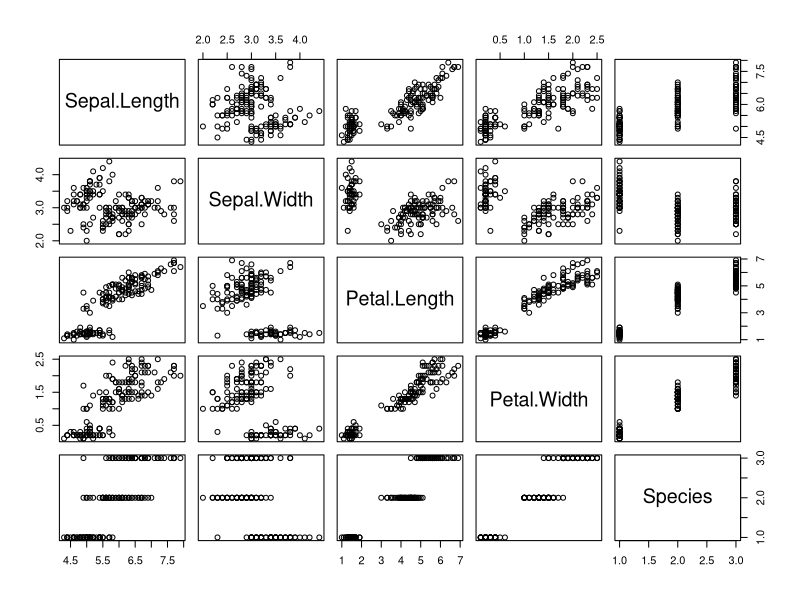
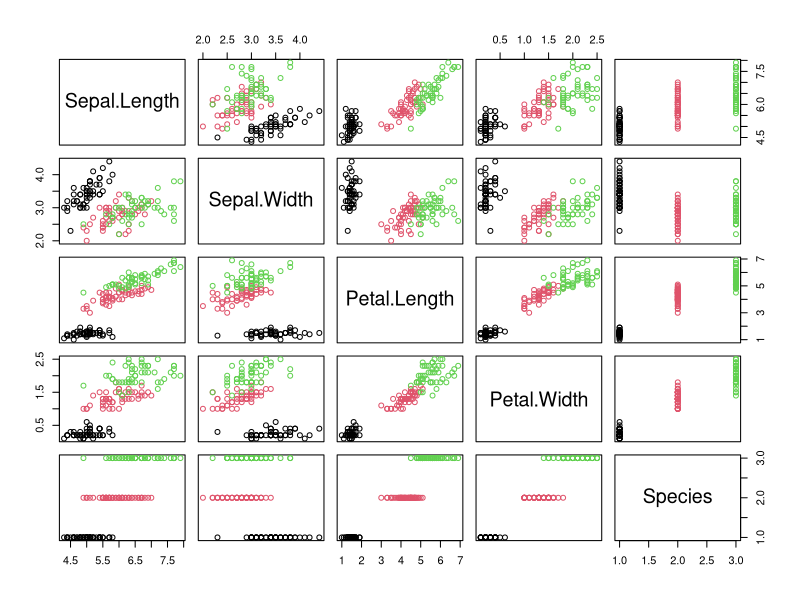
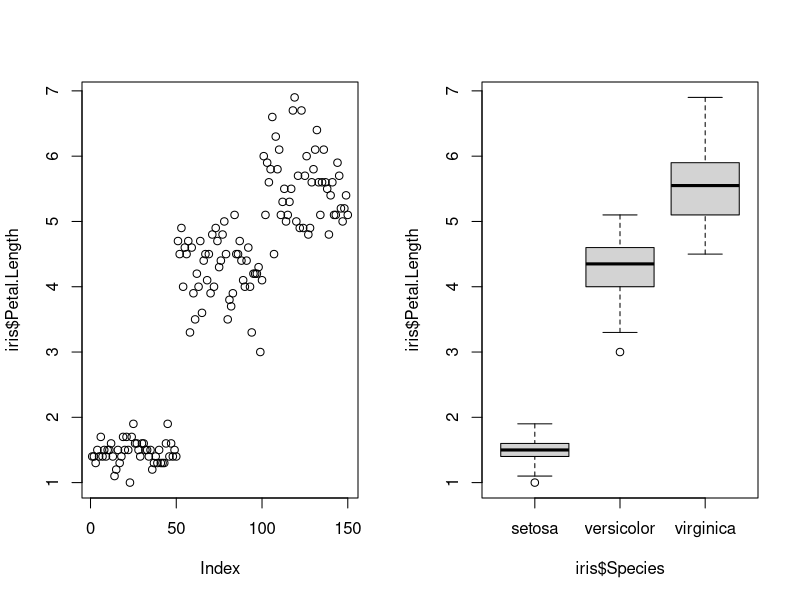
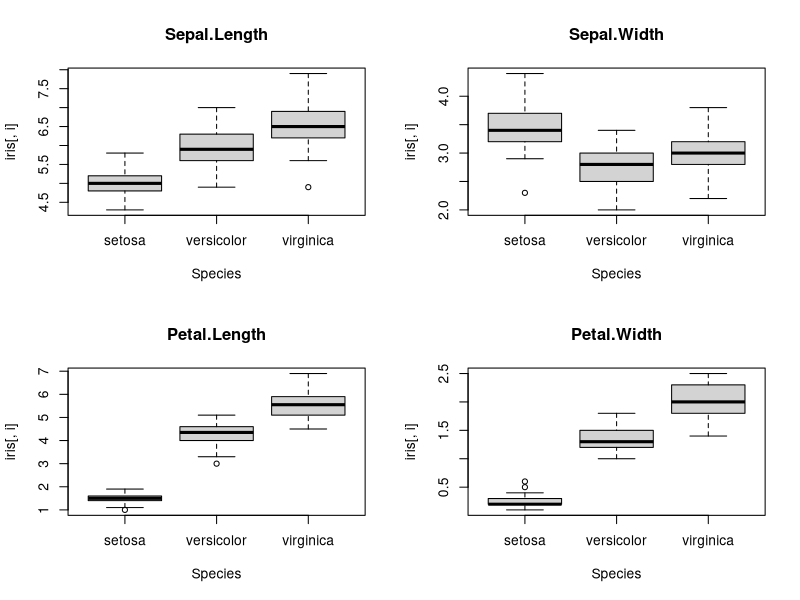
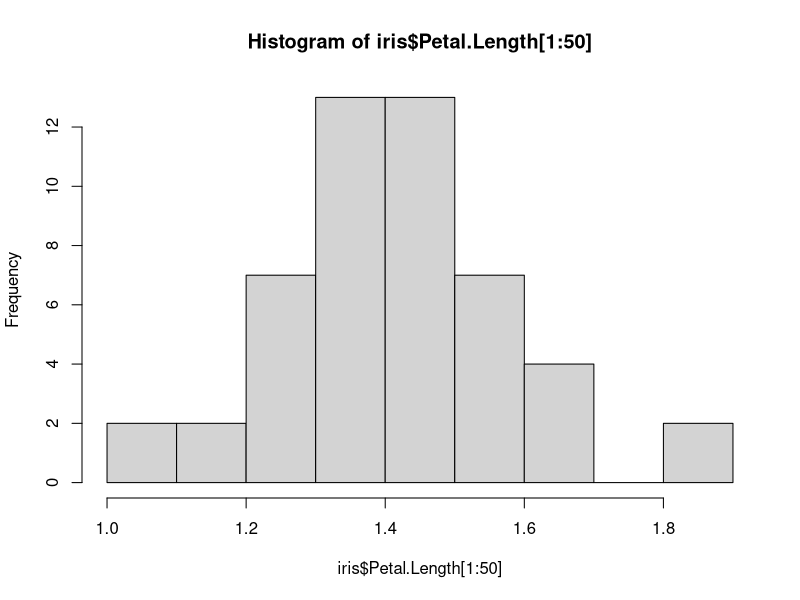

Write the R code that produced these figures, in order.
library(ggplot2)
library(lattice)

iris
names(iris)
str(iris)

iris$new_Species <- as.character(iris$Species)
iris$new_Species <- NULL
#iris$species <- gsub("%,"",iris$Species)
iris <- na.omit(iris)
summary(iris)
#
plot(iris)
plot(iris,col=iris$Species)
legend(7,4.3,unique(iris$Species),col = 1:length(iris$Species),pch = 1)
#
par(mfrow=c(1,2))
plot(iris$Petal.Length)
boxplot(iris$Petal.Length ~ iris$Species)
par(mfrow=c(2,2))
for(i in 1:4){
  boxplot(iris[,i]~ Species,data = iris, 
          main=names(iris)[i])
}
#
par(mfrow=c(1,1))
hist(iris$Petal.Length[1:50])

#subsetting
iris$Sepal.Length[1:50]
iris$Sepal.Length[-(1:50)]
#select by name 
iris$Sepal.Length[iris$Species=="setosa"]
#change the order of data frame
iris.ordered <- iris[order(iris$Sepal.Length),]

